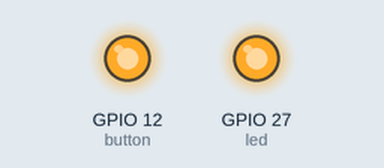
Simulated run of this program. Board: ESP32 board running MicroPython. Shown: output pins drawn as LEDs (lit = HIGH).

Above: at 0.1 s.
Timing chart, 0 to 1.6 s (numbered marks = the images above):
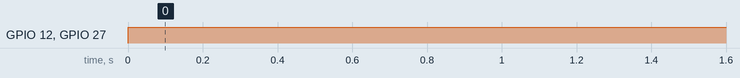

The program:

BC547_NPN.py
```python
#    _______
#   |       | ← parte plana
#   |_______|
#    | | |
#    | | |
#    C B E

# B = Base (izquierda)

# C = Colector (centro)

# E = Emisor (derecha)

from machine import Pin

button = Pin(12,Pin.OUT)

led = Pin(27,Pin.OUT)

while True:
    button.value(1)
    led.value(1)
```

Measured:
- by itself, GPIO 12 (button), GPIO 27 (led): LOW → HIGH at 0.00 s
